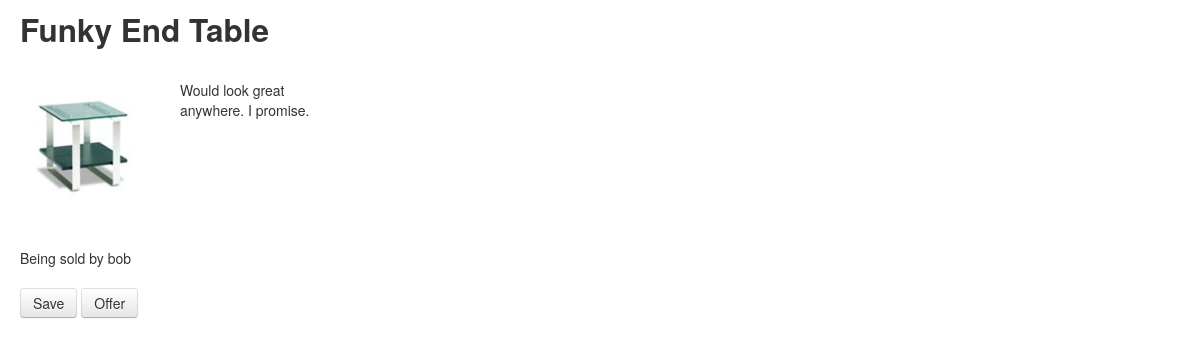
Screenshot of /manage/item/8 (signed in) with the database file from the repository.
### jlist/models.py (models this page shows, shortened)
class Item(models.Model):
    seller = models.ForeignKey('UserProfile', unique=False, related_name="item" )
    name = models.CharField(max_length = 50)
    description = models.CharField("Description",max_length = 1000)
    price = models.DecimalField(decimal_places=2, max_digits=6)
    sold = models.BooleanField()
    date_added = models.DateField(auto_now_add=True)
    photo = models.FileField(upload_to='photos/%Y/%m/%d')
    BEDROOM = 'BD'
    BATHROOM = 'BA'
    KITCHEN = 'KH'
    LIVING_ROOM = 'LR'
    FURNITURE_CHOICES = (
        (BEDROOM, 'Bedroom'),
        (BATHROOM, 'Bathroom'),
        (KITCHEN, 'Kitchen'),
        (LIVING_ROOM, 'Living Room'),
    )
    category = models.CharField(max_length = 2, choices=FURNITURE_CHOICES, default=LIVING_ROOM)

class UserProfile(models.Model):
    user = models.ForeignKey(User, unique=True, related_name="profile")
    items_for_sale = models.ManyToManyField(Item, related_name="profile")
    watched_items = models.ManyToManyField(Item, related_name="user_prof")
    def __unicode__(self):
        return self.user.username

### jlist/views.py (the view)
# urls.py: url(r'^marketplace/item/(?P<item_id>\w+)$', 'jlist.views.item_page', name='item'),
@login_required
def item_page(request, item_id):
    item = Item.objects.get(id=item_id)
    return render_to_response("item.html", {'item': item}, context_instance=RequestContext(request), )

### jumbolist/templates/item.html
{% extends "item_base.html" %}
{% block content %}
    <h2>{{ item.name }}</h2><br/>
    <div class="row">
    <div class="span2">
        <img src="{{ item.photo.url }}" class="img-rounded"/>
    </div>
    <div class="span2">
        <p>{{ item.description }}</p>
    </div>
    </div><br/><br/>
    Being sold by {{ item.seller }} <br/><br/>
    <a href="/save/item/{{ item.id }}" target="_blank"><button class="btn">Save</button></a>
    <a href="/offer/{{ item.id }}" target="_blank"><button class="btn">Offer</button></a>
{% endblock %}

### rows the page displays
Item: name "Funky End Table", photo (picture), description "Would look great anywhere. I promise.", seller "bob"
